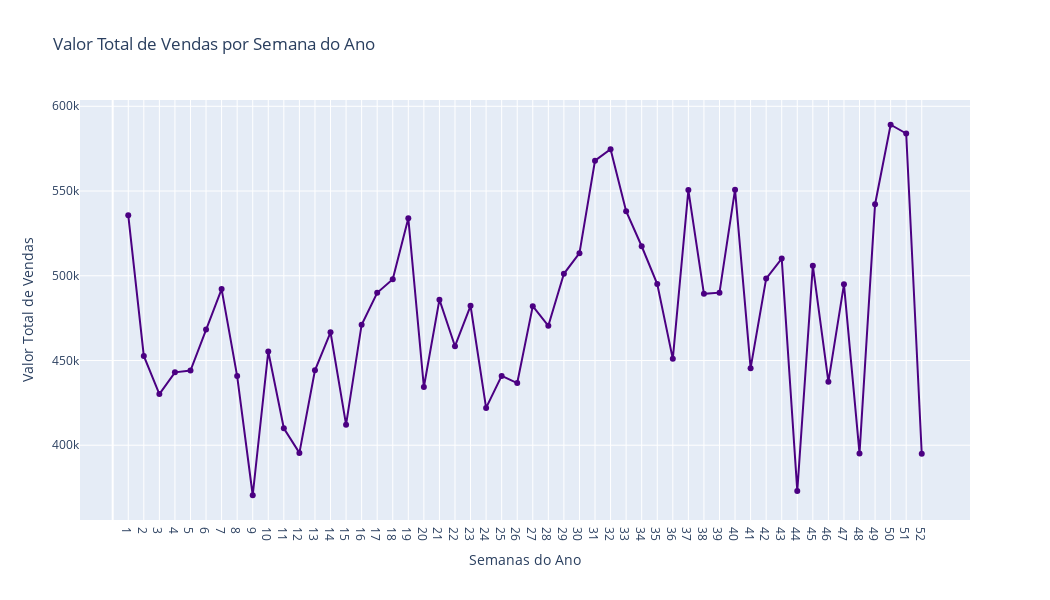

Here is the notebook cell this chart was saved with:
### Code cell
fig1 = go.Figure(go.Scatter(
    x=agrupado_por_semana['semana'],
    y=agrupado_por_semana['valor_monetario_total'],
    mode='lines+markers',
    line=dict(color='indigo'),
    marker=dict(color='indigo'),
))

# Adicionando rótulos e ajustando o layout
fig1.update_layout(
    title='Valor Total de Vendas por Semana do Ano',
    xaxis=dict(
        title='Semanas do Ano',
        tickmode='array',
        tickvals=list(range(1, 53)),  # Gera uma lista de 1 a 52 para as semanas
        ticktext=[str(i) for i in range(1, 53)]  # Rótulos de 1 a 52 como strings
    ),
    yaxis=dict(title='Valor Total de Vendas'),
    height=600,
    width=1050,
)

# Exibindo o gráfico
fig1.show()

### Figure 1 — Plotly figure (JSON) as saved in the notebook; plotly's stock layout.template omitted (floating-point values rounded to 4 significant figures)
{"data": [{"line": {"color": "indigo"}, "marker": {"color": "indigo"}, "mode": "lines+markers", "type": "scatter", "x": [1, 2, 3, 4, 5, 6, 7, 8, 9, 10, 11, 12, 13, 14, 15, 16, 17, 18, 19, 20, 21, 22, 23, 24, 25, 26, 27, 28, 29, 30, 31, 32, 33, 34, 35, 36, 37, 38, 39, 40, 41, 42, 43, 44, 45, 46, 47, 48, 49, 50, 51, 52], "y": [535700.0, 452700.0, 430200.0, 443000.0, 444100.0, 468300.0, 492200.0, 440800.0, 370500.0, 455300.0, 410000.0, 395500.0, 444200.0, 466600.0, 412100.0, 471100.0, 490000.0, 497900.0, 533900.0, 434400.0, 485900.0, 458400.0, 482300.0, 422000.0, 440900.0, 436700.0, 482100.0, 470500.0, 501200.0, 513400.0, 567900.0, 574600.0, 538100.0, 517400.0, 495100.0, 451000.0, 550600.0, 489300.0, 490000.0, 550800.0, 445447, 498300.0, 510100.0, 373000.0, 506000.0, 437400.0, 494900.0, 395200.0, 542200.0, 589100.0, 584000.0, 394900.0]}], "layout": {"height": 600, "title": {"text": "Valor Total de Vendas por Semana do Ano"}, "width": 1050, "xaxis": {"tickmode": "array", "ticktext": ["1", "2", "3", "4", "5", "6", "7", "8", "9", "10", "11", "12", "13", "14", "15", "16", "17", "18", "19", "20", "21", "22", "23", "24", "25", "26", "27", "28", "29", "30", "31", "32", "33", "34", "35", "36", "37", "38", "39", "40", "41", "42", "43", "44", "45", "46", "47", "48", "49", "50", "51", "52"], "tickvals": [1, 2, 3, 4, 5, 6, 7, 8, 9, 10, 11, 12, 13, 14, 15, 16, 17, 18, 19, 20, 21, 22, 23, 24, 25, 26, 27, 28, 29, 30, 31, 32, 33, 34, 35, 36, 37, 38, 39, 40, 41, 42, 43, 44, 45, 46, 47, 48, 49, 50, 51, 52], "title": {"text": "Semanas do Ano"}}, "yaxis": {"title": {"text": "Valor Total de Vendas"}}}}
